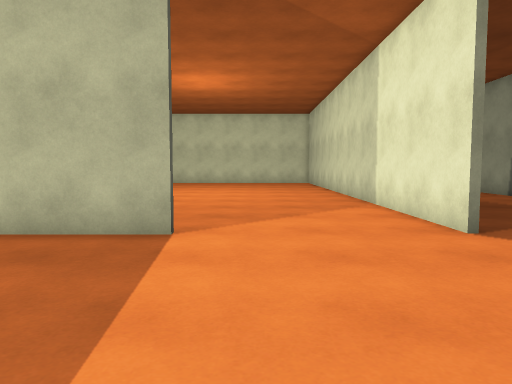
View 1 (above)

24 first-person views from a walk through a scene from a Unity 3-D project. The camera is 1.2 m above the floor, tilts 4° down and sees 70° across. The floor is counted in squares, 1 m on a side. Each view is taken from the middle of a square. On the plan, view 1 faces up. The plan holds only what a view shows up to about 15 squares ahead; the rest is blank. The place goes on beyond the plan. The player character is not drawn.

View 2
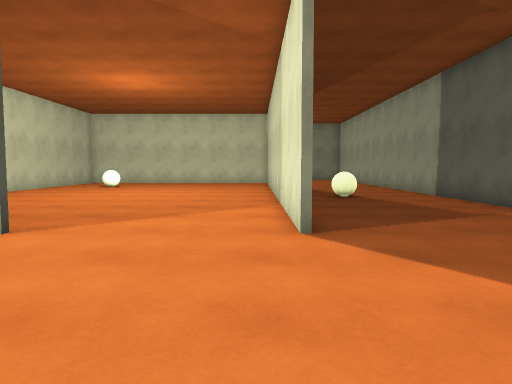

View 3
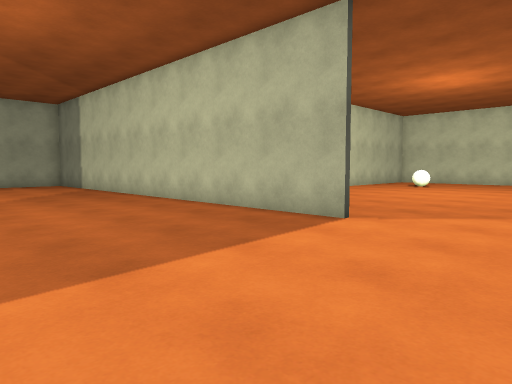

View 4
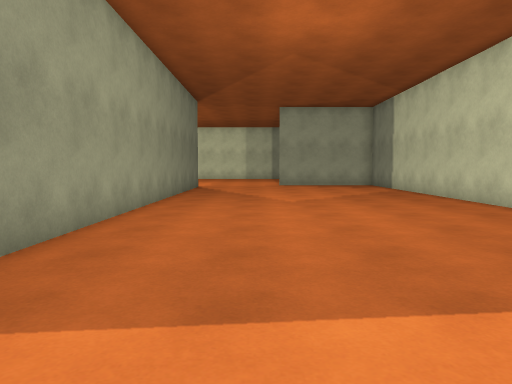

View 5
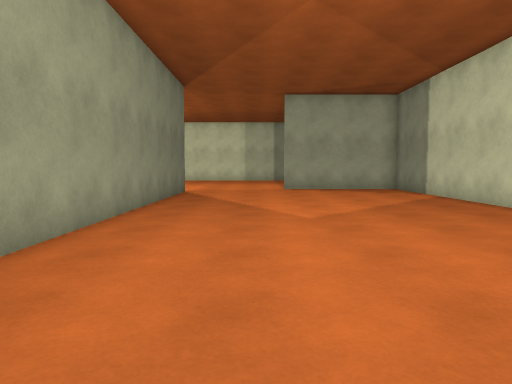

View 6
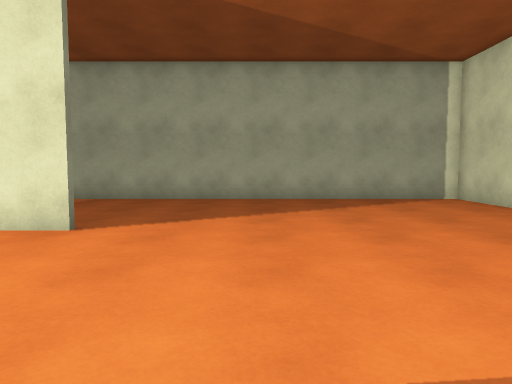

View 7
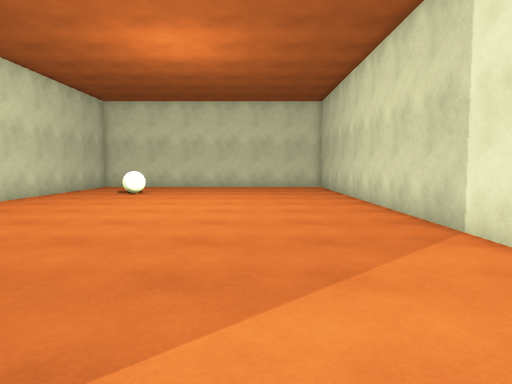

View 8
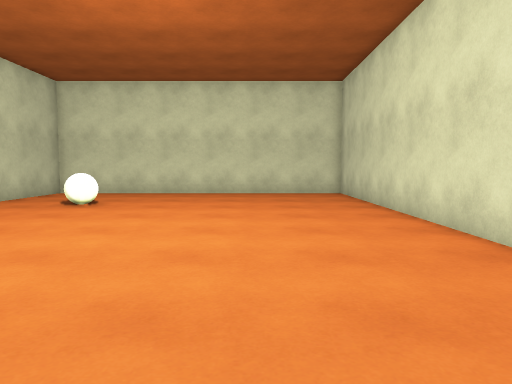

View 9
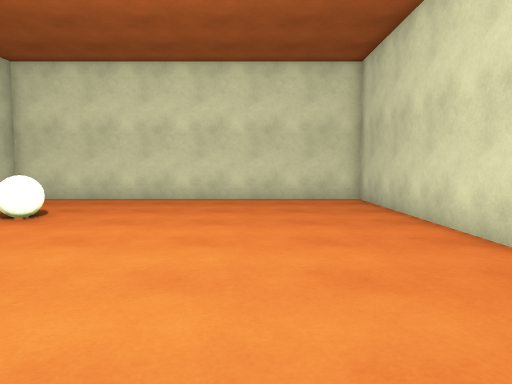

View 10
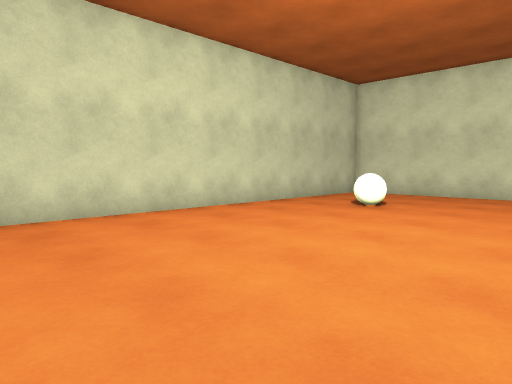

View 11
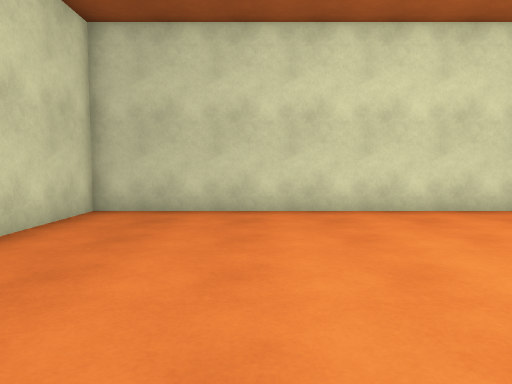

View 12
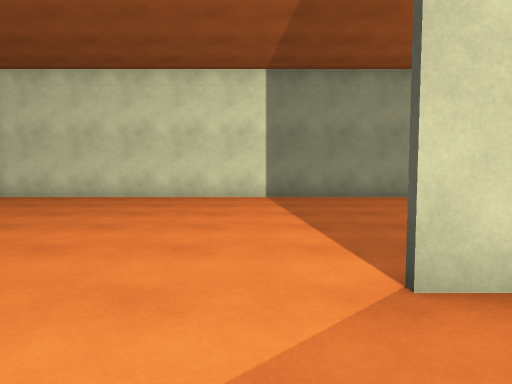

View 13
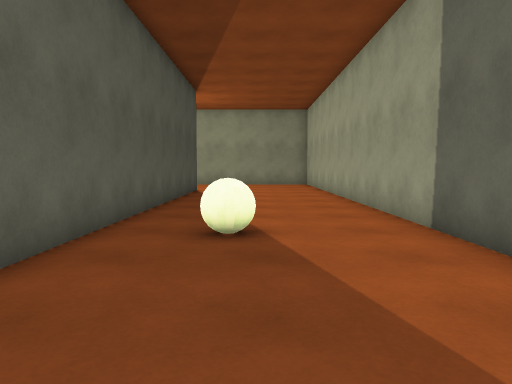

View 14
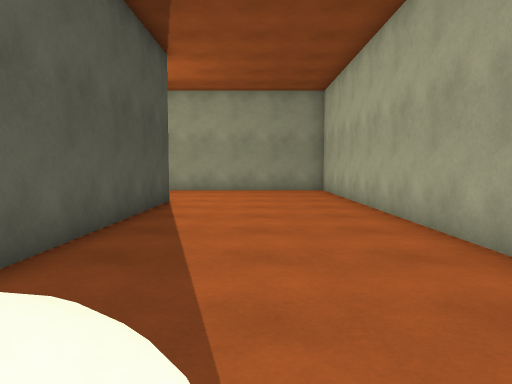

View 15
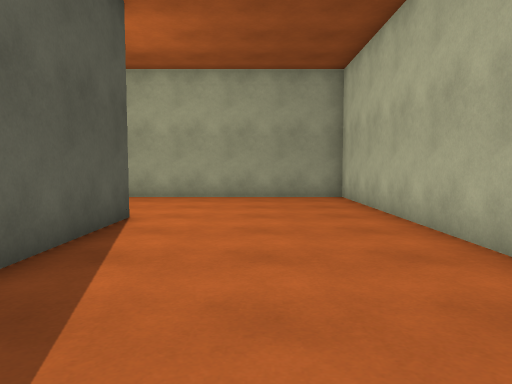

View 16
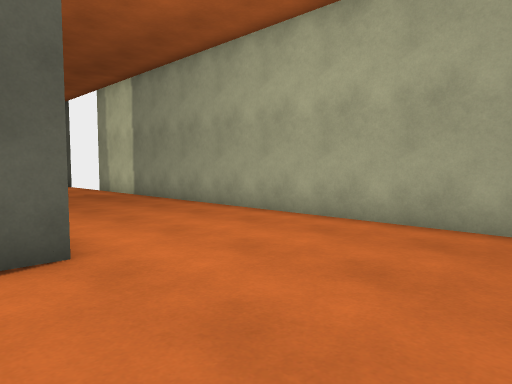

View 17
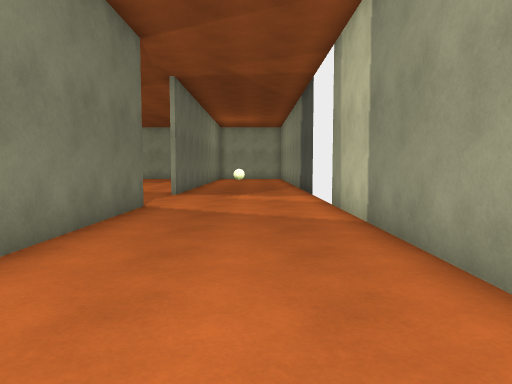

View 18
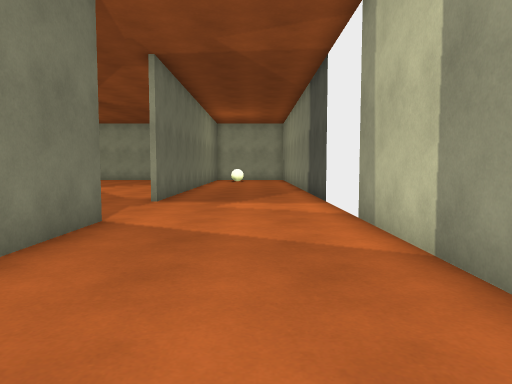

View 19
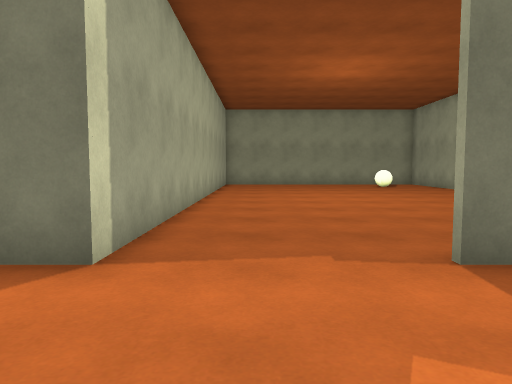

View 20
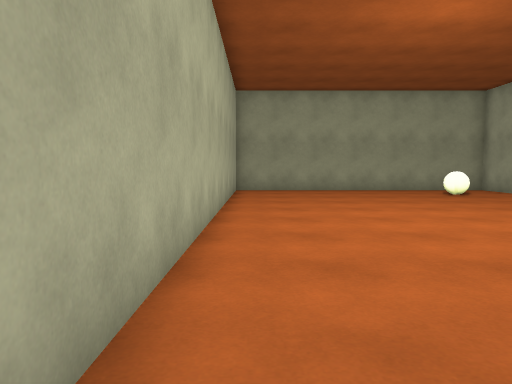

View 21
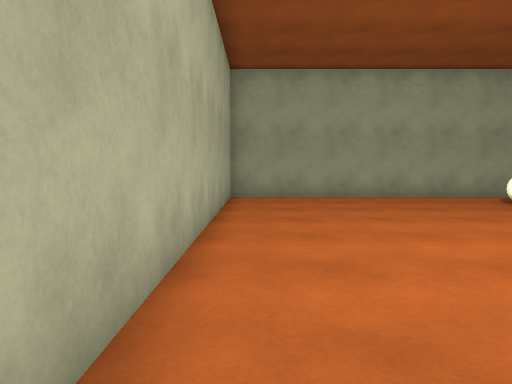

View 22
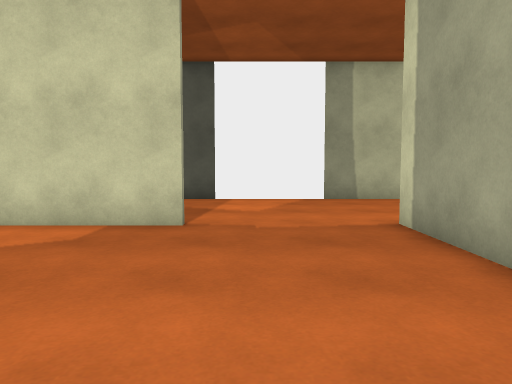

View 23
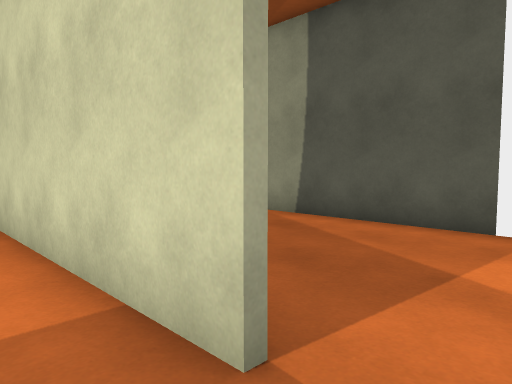

View 24
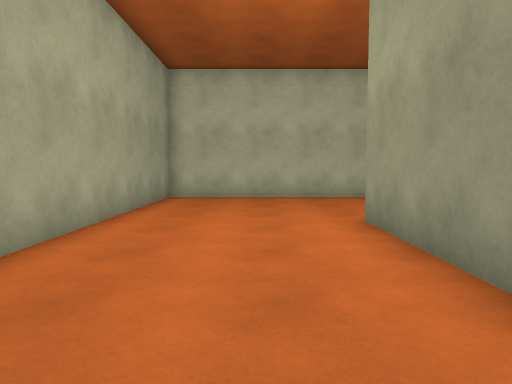

### Floor plan
Points are (right, up) in squares from view 1. A wall is a line through its corners. A room is listed if a view was taken in it or the views show most of it. See-through windows are left out.
Room 1 (views 1, 2, 3, 4, 5, 6, 7, 8, 9, 10, 11, 12, 13, 14, 15, 16, 17, 18, 19, 20, 21, 22, 23, 24)
walls: (-2.5, 6.6) (-1.5, 6.6); (-1.4, 6.4) (-17, 6.4); (3.8, 6.4) (3.8, 26.4) (-8.8, 26.4) (-8.8, 6.6) (-5.1, 6.6); (-0.6, 26.6) (4, 26.6) (4, 12.1); (-13.4, 26.4) (-17.5, 26.4); (-17.5, 6.6) (-9, 6.6) (-9, 26.6) (-2.8, 26.6); (-16, 26.6) (-13.5, 26.6); (-17, -4.4) (10.4, -4.4) (10.4, 32.4) (-17.5, 32.4)
objects: ball (-6, 22) to (-5, 22); ball (6, 15) to (7, 15)

Positions as (right, up) in squares from view 1, and headings:
1: (0, 0), facing up
2: (3, 0), facing up
3: (3, -1), facing up-left
4: (2, -1), facing left
5: (-2, -1), facing left
6: (-3, 3), facing right
7: (0, 5), facing up
8: (0, 10), facing up
9: (0, 13), facing up
10: (0, 11), facing up-left
11: (1, 11), facing left
12: (0, 10), facing down
13: (7, 8), facing up
14: (7, 14), facing up
15: (7, 18), facing up
16: (9, 25), facing up-left
17: (2, 30), facing left
18: (-1, 30), facing left
19: (-11, 31), facing down
20: (-10, 25), facing down
21: (-10, 21), facing down
22: (-12, 19), facing up
23: (-12, 25), facing up-left
24: (-4, 29), facing right
